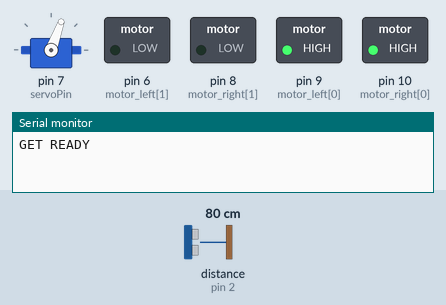
The sketch below on a simulated Arduino Uno, built with avr-gcc and run on an emulated ATmega328P. Parts: servo, switched loads named in the sketch (green lamp = pin HIGH), the last lines printed to the serial monitor. Wiring (inferred from the names in the program): ultrasonic range finder: trigger pin 4; echo pin 2. Inputs (shaded band) come from the test bench; at power-on: distance to the obstacle (sensor on pin 2) 80 cm. The echo pulse lasts 58.3 µs per cm; pins used as bus, display or sensor lines are not drawn.

Above: at 6.6 s.
6.7 s: distance to the obstacle (sensor on pin 2) set to 24 cm
8.2 s: distance to the obstacle (sensor on pin 2) set to 18 cm
At 9.1 s:
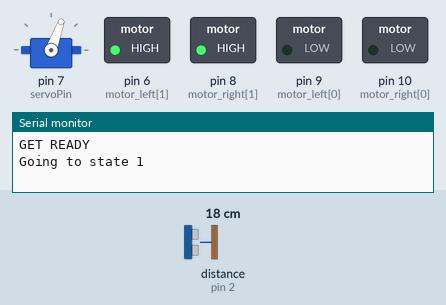
10.2 s: distance to the obstacle (sensor on pin 2) set to 35 cm
At 10.6 s:
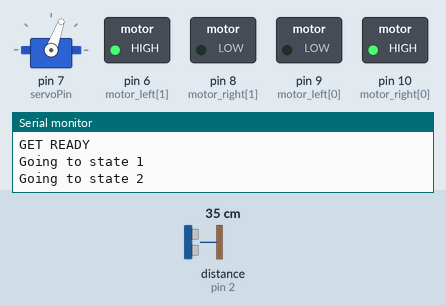
13.2 s: distance to the obstacle (sensor on pin 2) set to 96 cm
14.7 s: distance to the obstacle (sensor on pin 2) set to 103 cm
At 15.8 s:
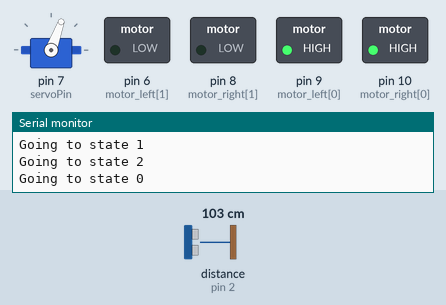
Timing chart, 0 to 17.2 s (numbered marks = the images above; inputs shaded):
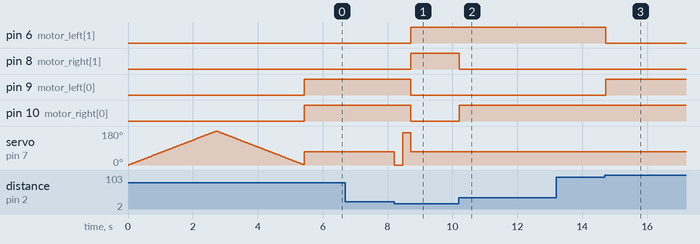

The sketch:

Robot_sketch.ino
```cpp
/*******************************************************************************************************
* Robot Sketch
* Science Hack Day @Tog
* Created 07/03/20
*
*
*
*
*******************************************************************************************************/
#include <Servo.h>
#include <Wire.h>

int toggle = 0;

struct JoyState
{
	int32_t m_leftRight;
	int32_t m_upDown;
	int32_t m_button;
} s_joystick;
const int MAX_VAL = 512;
int wireAddress = 9;

//Define Servo Pin
int servoPin = 7;
Servo Servo1;

//Define motors pins
int motor_left[] = {9, 6};
int motor_right[] = {10, 8};

enum MotorMode
{
	FORWARD,
	STOP,
	BACKWARD
};

void setMotors(MotorMode left, MotorMode right)
{
	MotorMode mm[] = {left, right};
	int* motorPins[] = {motor_left, motor_right};

	for(int p = 0; p < 2; p++)
	{
		if(mm[p] == STOP)
		{
			digitalWrite(motorPins[p][0], LOW);
			digitalWrite(motorPins[p][1], LOW);
		}
		if(mm[p] == FORWARD)
		{
			digitalWrite(motorPins[p][0], HIGH);
			digitalWrite(motorPins[p][1], LOW);
		}
		if(mm[p] == BACKWARD)
		{
			digitalWrite(motorPins[p][0], LOW);
			digitalWrite(motorPins[p][1], HIGH);
		}
	}

}


//Define HC-SR04 pins
#define trig 4
#define echo 2

//Define global variable
long duration, distance;


void move_servo(Servo object, int desired_angle)
{
  int actual_angle = object.read();
  for (actual_angle; actual_angle != desired_angle; )
  {
    if (actual_angle > desired_angle)
    {
      actual_angle += 1;

    }
    else
    {
      actual_angle -= 1;
    }
    object.write(actual_angle);
  }
}

long read_distance()
{
  digitalWrite(trig, HIGH);
  delayMicroseconds(10);
  digitalWrite(trig, LOW);

  duration = pulseIn(echo, HIGH);
  distance = duration / 58;
  return distance;
}


void setup() {

  //Initialize Serial
  Serial.begin(9600);

  //Set pin mode for HC-SR04 device
  pinMode(trig, OUTPUT);
  pinMode(echo, INPUT);

  //Setup Motors
  for (int i = 0; i < 2; i++)
  {
    pinMode(motor_left[i], OUTPUT);
    pinMode(motor_right[i], OUTPUT);
  }

  //Initialize Servo object
  Servo1.attach(servoPin);

  //Rotate servo from 0 to 180
  int angle =0;

  for(angle = 0; angle < 180; angle += 1)    // command to move from 0 degrees to 180 degrees
  {
    Servo1.write(angle);                 //command to rotate the servo to the specified angle
    delay(15);
  }

  //Rotate servo from 180 to 0
  for(angle = 180; angle > 0; angle -= 1)    // command to move from 180 degrees to 0 degrees
  {
    Servo1.write(angle);                 //command to rotate the servo to the specified angle
    delay(15);
  }


  //Put servo to the front
  Servo1.write(70);

  // Hook up wire events
  Wire.begin(wireAddress);
  Wire.onReceive(receiveJoystickState);

  Serial.println("GET READY");
}

void receiveJoystickState(int count)
{
	char* js = (char*)&s_joystick;
	for(int c = 0; c < count; c++)
	{
		js[c] = Wire.read();
	}

	Serial.println("Got a joystick");
}

void doJoystickControl()
{
	int x = int(float(s_joystick.m_leftRight + MAX_VAL) / float(MAX_VAL * 2) * 3);
	int y = int(float(s_joystick.m_upDown + MAX_VAL) / float(MAX_VAL * 2) * 3);
	int quadrant = x + y * 3;
	switch(quadrant)
	{
		case 0: setMotors(STOP, FORWARD); break;
		case 1: setMotors(FORWARD, FORWARD); break;
		case 2: setMotors(FORWARD, STOP); break;
		case 3: setMotors(BACKWARD, FORWARD); break;
		case 4: setMotors(STOP, STOP); break;
		case 5: setMotors(FORWARD, BACKWARD); break;
		case 6: setMotors(STOP, BACKWARD); break;
		case 7: setMotors(BACKWARD, BACKWARD); break;
		case 8: setMotors(BACKWARD, STOP); break;
	}
}

struct AutonomousState
{
	enum State
	{
		DRIVING_FORWARD,
		DRIVING_BACKWARD,
		TURNING_LEFT,
		TURNING_RIGHT,
	} m_mode;

	unsigned long m_timeLeftInMode;
	unsigned long m_lastMillis;
	void goToState(State s, int howLongMs = 600)
	{
		m_mode = s;
		m_timeLeftInMode = howLongMs;

		Serial.print("Going to state ");
		Serial.println(m_mode);
	}

	void tick()
	{
		unsigned long curMillis = millis();
		m_timeLeftInMode -= curMillis - m_lastMillis;
		m_lastMillis = curMillis;
	}

	AutonomousState()
	{
		m_mode = DRIVING_FORWARD;
	}

} s_autonomousState;

void autonomouse_mode(Servo* servo)
{
  distance = read_distance();

  const int CLOSENESS_THRESHOLD = 20;
  if(s_autonomousState.m_mode == AutonomousState::DRIVING_FORWARD && distance < CLOSENESS_THRESHOLD)
  {
	  // We're about to hit a wall; see if we can escape
	  servo->write(0);
	  delay(250);
	  distance = read_distance();
	  if(distance > CLOSENESS_THRESHOLD)
	  {
		  // Left is clear
		  s_autonomousState.goToState(AutonomousState::TURNING_LEFT);
	  }
	  else
	  {
		  servo->write(170);
		  delay(250);
		  distance = read_distance();
		  if(distance > CLOSENESS_THRESHOLD)
		  {
			  // Right is clear
			  s_autonomousState.goToState(AutonomousState::TURNING_RIGHT);
		  }
		  else
		  {
			  // Neither left nor right were clear
			  servo->write(70);
			  s_autonomousState.goToState(AutonomousState::DRIVING_BACKWARD);
		  }
	  }
  }

  if(s_autonomousState.m_mode == AutonomousState::TURNING_RIGHT || s_autonomousState.m_mode == AutonomousState::TURNING_LEFT)
  {
	  if(s_autonomousState.m_timeLeftInMode < 0 || distance > 100)
	  {
		  servo->write(70);
		  s_autonomousState.goToState(AutonomousState::DRIVING_FORWARD);
	  }
  }
  if(s_autonomousState.m_mode == AutonomousState::DRIVING_BACKWARD)
  {
	  if(distance > CLOSENESS_THRESHOLD)
	  {
		  // Drove backwards until there was no obstacle, so let's turn left for a little bit
		  s_autonomousState.goToState(AutonomousState::TURNING_LEFT, 100);
	  }
  }

  switch(s_autonomousState.m_mode)
  {
	  case AutonomousState::DRIVING_FORWARD: setMotors(FORWARD, FORWARD); break;
	  case AutonomousState::TURNING_LEFT: setMotors(BACKWARD, FORWARD); break;
	  case AutonomousState::TURNING_RIGHT: setMotors(FORWARD, BACKWARD); break;
	  case AutonomousState::DRIVING_BACKWARD: setMotors(BACKWARD, BACKWARD); break;
  };
}

void loop()
{
	// Toggle between self-driving and joystick control when the button is pressed
	// defaulting to self-driving mode when we power on, in case a joystick is not connected.
	static bool autonomousMode = true;
	bool allowSwitchingBetweenRemoteControlAndAutonomous = false;

	if(allowSwitchingBetweenRemoteControlAndAutonomous)
	{
		static int lastButtonState = 0;
		if(s_joystick.m_button && s_joystick.m_button != lastButtonState)
		{
			autonomousMode = !autonomousMode;

			Serial.print(autonomousMode ? "Entering" : "Exiting");
			Serial.print(" autonomous mode");
		}
		lastButtonState = s_joystick.m_button;
	}

	if(autonomousMode)
	{
		autonomouse_mode(&Servo1);
	}
	else
	{
		doJoystickControl();
	}
	delay(10);
}
```

Measured:
- the behaviour switches between 21 and 20 cm on distance to the obstacle (sensor on pin 2) (found by bisection; images 0 and 1)
- the behaviour switches between 100 and 101 cm on distance to the obstacle (sensor on pin 2) (found by bisection; images 2 and 3)
- after the input at 6.7 s, every drawn part: stays the same
- after the input at 8.2 s, pin 6 (motor_left[1]), pin 8 (motor_right[1]): LOW → HIGH after 0.52 s; pin 9 (motor_left[0]), pin 10 (motor_right[0]): HIGH → LOW after 0.52 s; servo on pin 7 (servoPin): 70° → 0° at once, → 170° 0.25 s later, → 70° 0.25 s later
- after the input at 10.2 s, pin 8 (motor_right[1]): HIGH → LOW at once; pin 10 (motor_right[0]): LOW → HIGH at once
- after the input at 13.2 s, every drawn part: stays the same
- after the input at 14.7 s, pin 6 (motor_left[1]): HIGH → LOW at once; pin 9 (motor_left[0]): LOW → HIGH at once
